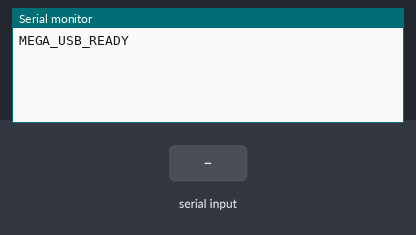
Recording of a sketch running on a simulated Arduino Uno, built with avr-gcc and run on an emulated ATmega328P. Shown: the last lines printed to the serial monitor. The test bench sets the inputs (shaded band).

Above: at 1.2 s.
1.3 s: "PING\n" received over Serial
At 2.5 s:
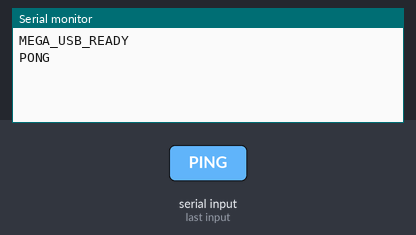
2.8 s: byte 10 ('\n') received over Serial
At 3.8 s:
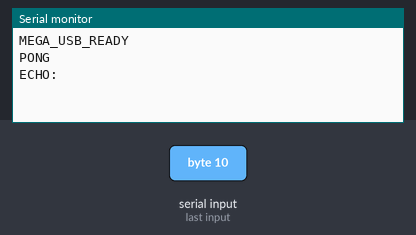
4.3 s: "1\n" received over Serial
At 4.9 s:
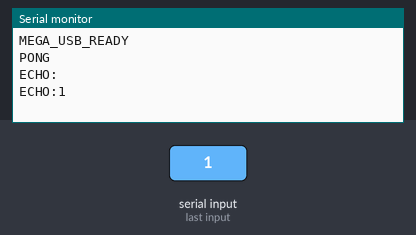

Measured:
- after the input at 1.3 s, the serial monitor: prints a new line at once (image 1)
- after the input at 2.8 s, the serial monitor: prints a new line at once (image 2)
- after the input at 4.3 s, the serial monitor: prints a new line at once (image 3)

The sketch:

mega_usb_echo.ino
```cpp
/*
 * Arduino Mega USB CDC echo for ESP32-P4-NANO Stage-1 test.
 * No GPIO, PWM, motor, or actuator operation.
 */

void setup() {
  Serial.begin(115200);
  Serial.println("MEGA_USB_READY");
}

void loop() {
  static char line[64];
  static size_t length = 0;

  while (Serial.available() > 0) {
    char ch = (char)Serial.read();
    if (ch == '\r') continue;
    if (ch == '\n') {
      line[length] = '\0';
      if (strcmp(line, "PING") == 0) {
        Serial.println("PONG");
      } else {
        Serial.print("ECHO:");
        Serial.println(line);
      }
      length = 0;
    } else if (length < sizeof(line) - 1) {
      line[length++] = ch;
    } else {
      length = 0;
      Serial.println("ERR:LINE_TOO_LONG");
    }
  }
}
```
